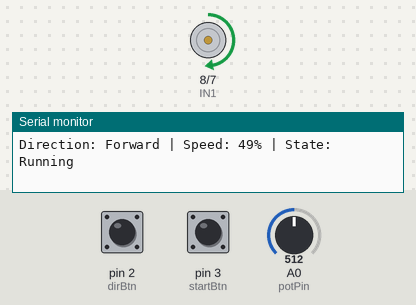
Bench run of a sketch on a simulated Arduino Uno, built with avr-gcc and run on an emulated ATmega328P. Shown: motor-driver pin pairs drawn as motors (green arrow = first pin HIGH = forward, orange = second pin HIGH = backward, longer = more drive, scaled by the enable pin), the last lines printed to the serial monitor. The test bench sets the inputs (shaded band); at power-on: A0 (potPin) = 512, pin 2 (dirBtn) HIGH, pin 3 (startBtn) HIGH.

Above: at 1.2 s.
1.3 s: A0 (potPin) set to 0
At 2.5 s:
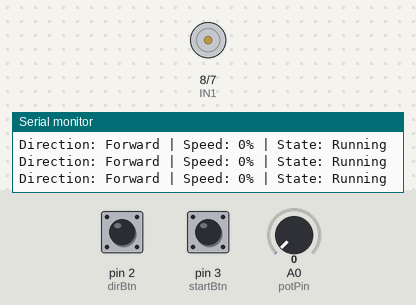
2.8 s: pin 2 (dirBtn) pulled LOW for 0.15 s
4.5 s: pin 3 (startBtn) pulled LOW for 0.15 s
6.2 s: pin 2 (dirBtn) pulled LOW for 1 s
8.7 s: pin 3 (startBtn) pulled LOW for 1 s
12.7 s: A0 (potPin) set to 122
At 14.1 s:
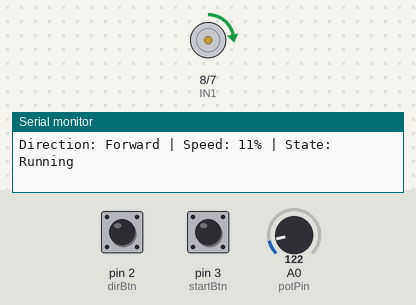
Timing chart, 0 to 15.2 s (numbered marks = the images above; inputs shaded):
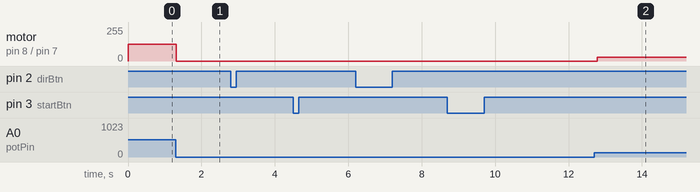

The sketch:

dc_motor_speedcontrol.ino
```cpp
// -------------------------
// DC Motor Control using L293D
// Potentiometer -> Speed
// Button 1 -> Direction
// Button 2 -> Start/Stop
// -------------------------

const int EN = 9;      // PWM to Enable1 (Pin 1)
const int IN1 = 8;     // Input1 (Pin 2)
const int IN2 = 7;     // Input2 (Pin 7)

const int potPin = A0;
const int dirBtn = 2;
const int startBtn = 3;

bool direction = true;     // true = Forward
bool motorRunning = true;

int lastDirState = HIGH;
int lastStartState = HIGH;

void setup() {
  Serial.begin(9600);

  pinMode(EN, OUTPUT);
  pinMode(IN1, OUTPUT);
  pinMode(IN2, OUTPUT);

  pinMode(dirBtn, INPUT_PULLUP);
  pinMode(startBtn, INPUT_PULLUP);
}

void loop() {

  // Read potentiometer
  int potValue = analogRead(potPin);

  // Convert to PWM (0-255)
  int speedPWM = map(potValue, 0, 1023, 0, 255);

  // Convert to percentage
  int speedPercent = map(speedPWM, 0, 255, 0, 100);

  // ---------------- Direction Button ----------------
  int dirState = digitalRead(dirBtn);

  if (dirState == LOW && lastDirState == HIGH) {
    direction = !direction;
    delay(200);    // Debounce
  }

  lastDirState = dirState;

  // ---------------- Start/Stop Button ----------------
  int startState = digitalRead(startBtn);

  if (startState == LOW && lastStartState == HIGH) {
    motorRunning = !motorRunning;
    delay(200);    // Debounce
  }

  lastStartState = startState;

  // ---------------- Motor Control ----------------
  if (motorRunning) {

    analogWrite(EN, speedPWM);

    if (direction) {
      // Forward
      digitalWrite(IN1, HIGH);
      digitalWrite(IN2, LOW);
    }
    else {
      // Reverse
      digitalWrite(IN1, LOW);
      digitalWrite(IN2, HIGH);
    }

  }
  else {

    analogWrite(EN, 0);
    digitalWrite(IN1, LOW);
    digitalWrite(IN2, LOW);

  }

  // ---------------- Serial Monitor ----------------
  Serial.print("Direction: ");

  if (direction)
    Serial.print("Forward");
  else
    Serial.print("Reverse");

  Serial.print(" | Speed: ");
  Serial.print(speedPercent);
  Serial.print("%");

  Serial.print(" | State: ");

  if (motorRunning)
    Serial.println("Running");
  else
    Serial.println("Stopped");

  delay(100);
}
```

Measured:
- after the input at 1.3 s, motor on pin 8 (IN1) / pin 7 (IN2): forward 127/255 → stopped at once
- after the input at 12.7 s, motor on pin 8 (IN1) / pin 7 (IN2): stopped → forward 30/255 after 0.08 s
